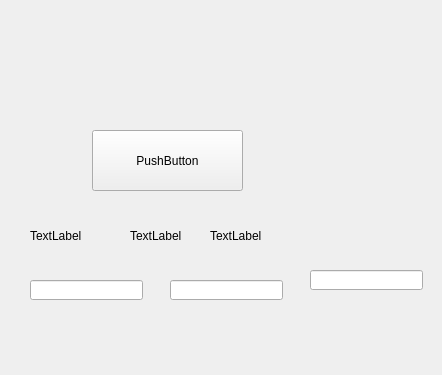
<?xml version="1.0" encoding="UTF-8"?>
<ui version="4.0">
 <class>Widget</class>
 <widget class="QWidget" name="Widget">
  <property name="geometry">
   <rect>
    <x>0</x>
    <y>0</y>
    <width>442</width>
    <height>375</height>
   </rect>
  </property>
  <property name="windowTitle">
   <string>Widget</string>
  </property>
  <widget class="QPushButton" name="pushButton">
   <property name="geometry">
    <rect>
     <x>92</x>
     <y>130</y>
     <width>151</width>
     <height>61</height>
    </rect>
   </property>
   <property name="text">
    <string>PushButton</string>
   </property>
  </widget>
  <widget class="QLabel" name="label">
   <property name="geometry">
    <rect>
     <x>30</x>
     <y>230</y>
     <width>54</width>
     <height>12</height>
    </rect>
   </property>
   <property name="text">
    <string>TextLabel</string>
   </property>
  </widget>
  <widget class="QLabel" name="label_2">
   <property name="geometry">
    <rect>
     <x>130</x>
     <y>230</y>
     <width>54</width>
     <height>12</height>
    </rect>
   </property>
   <property name="text">
    <string>TextLabel</string>
   </property>
  </widget>
  <widget class="QLabel" name="label_3">
   <property name="geometry">
    <rect>
     <x>210</x>
     <y>230</y>
     <width>54</width>
     <height>12</height>
    </rect>
   </property>
   <property name="text">
    <string>TextLabel</string>
   </property>
  </widget>
  <widget class="QLineEdit" name="lineEdit">
   <property name="geometry">
    <rect>
     <x>30</x>
     <y>280</y>
     <width>113</width>
     <height>20</height>
    </rect>
   </property>
  </widget>
  <widget class="QLineEdit" name="lineEdit_2">
   <property name="geometry">
    <rect>
     <x>170</x>
     <y>280</y>
     <width>113</width>
     <height>20</height>
    </rect>
   </property>
  </widget>
  <widget class="QLineEdit" name="lineEdit_3">
   <property name="geometry">
    <rect>
     <x>310</x>
     <y>270</y>
     <width>113</width>
     <height>20</height>
    </rect>
   </property>
  </widget>
 </widget>
 <layoutdefault spacing="6" margin="11"/>
 <resources/>
 <connections/>
</ui>
